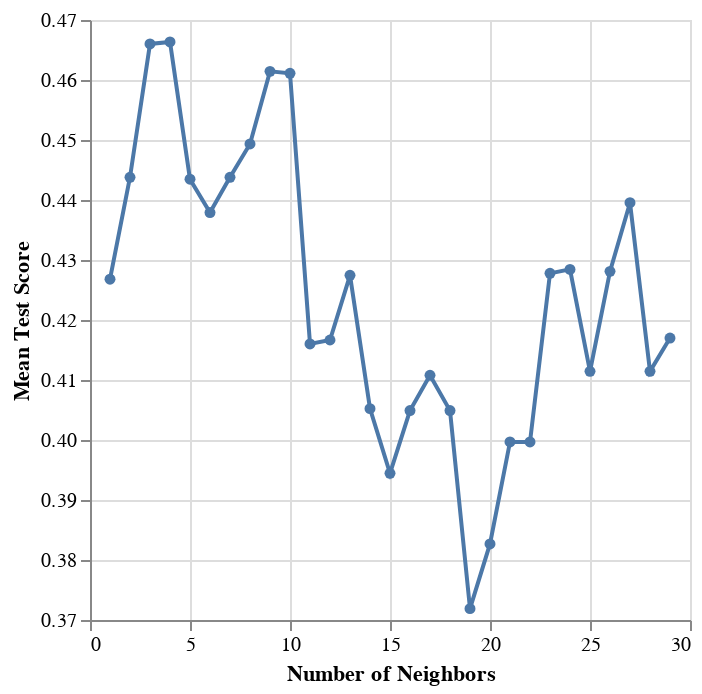

The notebook cell this image was saved under:
### Code cell
cross_val_plot = alt.Chart(accuracies_grid).mark_line(point=True).encode(
    x=alt.X("param_kneighborsclassifier__n_neighbors").title("Number of Neighbors").scale(zero=False),
    y=alt.Y("mean_test_score").title("Mean Test Score").scale(zero=False))

cross_val_plot

### Figure 1 — Vega specification as saved in the notebook (floating-point values rounded to 4 significant figures)
{"$schema": "https://vega.github.io/schema/vega/v5.json", "data": [{"name": "source_0", "values": [{"mean_test_score": 0.4268, "param_kneighborsclassifier__n_neighbors": 1}, {"mean_test_score": 0.4438, "param_kneighborsclassifier__n_neighbors": 2}, {"mean_test_score": 0.466, "param_kneighborsclassifier__n_neighbors": 3}, {"mean_test_score": 0.4663, "param_kneighborsclassifier__n_neighbors": 4}, {"mean_test_score": 0.4435, "param_kneighborsclassifier__n_neighbors": 5}, {"mean_test_score": 0.4379, "param_kneighborsclassifier__n_neighbors": 6}, {"mean_test_score": 0.4438, "param_kneighborsclassifier__n_neighbors": 7}, {"mean_test_score": 0.4493, "param_kneighborsclassifier__n_neighbors": 8}, {"mean_test_score": 0.4614, "param_kneighborsclassifier__n_neighbors": 9}, {"mean_test_score": 0.4611, "param_kneighborsclassifier__n_neighbors": 10}, {"mean_test_score": 0.416, "param_kneighborsclassifier__n_neighbors": 11}, {"mean_test_score": 0.4167, "param_kneighborsclassifier__n_neighbors": 12}, {"mean_test_score": 0.4275, "param_kneighborsclassifier__n_neighbors": 13}, {"mean_test_score": 0.4052, "param_kneighborsclassifier__n_neighbors": 14}, {"mean_test_score": 0.3944, "param_kneighborsclassifier__n_neighbors": 15}, {"mean_test_score": 0.4049, "param_kneighborsclassifier__n_neighbors": 16}, {"mean_test_score": 0.4108, "param_kneighborsclassifier__n_neighbors": 17}, {"mean_test_score": 0.4049, "param_kneighborsclassifier__n_neighbors": 18}, {"mean_test_score": 0.3719, "param_kneighborsclassifier__n_neighbors": 19}, {"mean_test_score": 0.3827, "param_kneighborsclassifier__n_neighbors": 20}, {"mean_test_score": 0.3997, "param_kneighborsclassifier__n_neighbors": 21}, {"mean_test_score": 0.3997, "param_kneighborsclassifier__n_neighbors": 22}, {"mean_test_score": 0.4278, "param_kneighborsclassifier__n_neighbors": 23}, {"mean_test_score": 0.4284, "param_kneighborsclassifier__n_neighbors": 24}, {"mean_test_score": 0.4114, "param_kneighborsclassifier__n_neighbors": 25}, {"mean_test_score": 0.4281, "param_kneighborsclassifier__n_neighbors": 26}, {"mean_test_score": 0.4395, "param_kneighborsclassifier__n_neighbors": 27}, {"mean_test_score": 0.4114, "param_kneighborsclassifier__n_neighbors": 28}, {"mean_test_score": 0.417, "param_kneighborsclassifier__n_neighbors": 29}]}, {"name": "data_0", "values": [{"mean_test_score": 0.4268, "param_kneighborsclassifier__n_neighbors": 1}, {"mean_test_score": 0.4438, "param_kneighborsclassifier__n_neighbors": 2}, {"mean_test_score": 0.466, "param_kneighborsclassifier__n_neighbors": 3}, {"mean_test_score": 0.4663, "param_kneighborsclassifier__n_neighbors": 4}, {"mean_test_score": 0.4435, "param_kneighborsclassifier__n_neighbors": 5}, {"mean_test_score": 0.4379, "param_kneighborsclassifier__n_neighbors": 6}, {"mean_test_score": 0.4438, "param_kneighborsclassifier__n_neighbors": 7}, {"mean_test_score": 0.4493, "param_kneighborsclassifier__n_neighbors": 8}, {"mean_test_score": 0.4614, "param_kneighborsclassifier__n_neighbors": 9}, {"mean_test_score": 0.4611, "param_kneighborsclassifier__n_neighbors": 10}, {"mean_test_score": 0.416, "param_kneighborsclassifier__n_neighbors": 11}, {"mean_test_score": 0.4167, "param_kneighborsclassifier__n_neighbors": 12}, {"mean_test_score": 0.4275, "param_kneighborsclassifier__n_neighbors": 13}, {"mean_test_score": 0.4052, "param_kneighborsclassifier__n_neighbors": 14}, {"mean_test_score": 0.3944, "param_kneighborsclassifier__n_neighbors": 15}, {"mean_test_score": 0.4049, "param_kneighborsclassifier__n_neighbors": 16}, {"mean_test_score": 0.4108, "param_kneighborsclassifier__n_neighbors": 17}, {"mean_test_score": 0.4049, "param_kneighborsclassifier__n_neighbors": 18}, {"mean_test_score": 0.3719, "param_kneighborsclassifier__n_neighbors": 19}, {"mean_test_score": 0.3827, "param_kneighborsclassifier__n_neighbors": 20}, {"mean_test_score": 0.3997, "param_kneighborsclassifier__n_neighbors": 21}, {"mean_test_score": 0.3997, "param_kneighborsclassifier__n_neighbors": 22}, {"mean_test_score": 0.4278, "param_kneighborsclassifier__n_neighbors": 23}, {"mean_test_score": 0.4284, "param_kneighborsclassifier__n_neighbors": 24}, {"mean_test_score": 0.4114, "param_kneighborsclassifier__n_neighbors": 25}, {"mean_test_score": 0.4281, "param_kneighborsclassifier__n_neighbors": 26}, {"mean_test_score": 0.4395, "param_kneighborsclassifier__n_neighbors": 27}, {"mean_test_score": 0.4114, "param_kneighborsclassifier__n_neighbors": 28}, {"mean_test_score": 0.417, "param_kneighborsclassifier__n_neighbors": 29}]}], "marks": [{"type": "line", "name": "layer_0_marks", "from": {"data": "source_0"}, "sort": {"field": "x"}, "encode": {"update": {"x": {"field": "param_kneighborsclassifier__n_neighbors", "scale": "x"}, "y": {"field": "mean_test_score", "scale": "y"}, "stroke": {"value": "#4c78a8"}, "defined": {"signal": "isValid(datum[\"param_kneighborsclassifier__n_neighbors\"]) && isFinite(+datum[\"param_kneighborsclassifier__n_neighbors\"]) && isValid(datum[\"mean_test_score\"]) && isFinite(+datum[\"mean_test_score\"])"}}}, "style": ["line"]}, {"type": "symbol", "name": "layer_1_marks", "from": {"data": "data_0"}, "encode": {"update": {"y": {"field": "mean_test_score", "scale": "y"}, "fill": {"value": "#4c78a8"}, "opacity": {"value": 1}, "x": {"field": "param_kneighborsclassifier__n_neighbors", "scale": "x"}}}, "style": ["point"]}], "scales": [{"name": "x", "type": "linear", "domain": {"fields": [{"data": "source_0", "field": "param_kneighborsclassifier__n_neighbors"}, {"data": "data_0", "field": "param_kneighborsclassifier__n_neighbors"}]}, "range": [0, {"signal": "width"}], "nice": true, "zero": false}, {"name": "y", "type": "linear", "domain": {"fields": [{"data": "source_0", "field": "mean_test_score"}, {"data": "data_0", "field": "mean_test_score"}]}, "range": [{"signal": "height"}, 0], "zero": false, "nice": true}], "axes": [{"scale": "x", "ticks": false, "gridScale": "y", "grid": true, "zindex": 0, "tickCount": {"signal": "ceil(width/40)"}, "domain": false, "orient": "bottom", "labels": false, "maxExtent": 0, "aria": false, "minExtent": 0}, {"scale": "y", "ticks": false, "labels": false, "gridScale": "x", "aria": false, "zindex": 0, "maxExtent": 0, "domain": false, "grid": true, "tickCount": {"signal": "ceil(height/40)"}, "minExtent": 0, "orient": "left"}, {"scale": "x", "orient": "bottom", "labelOverlap": true, "tickCount": {"signal": "ceil(width/40)"}, "grid": false, "title": "Number of Neighbors", "labelFlush": true, "zindex": 0}, {"scale": "y", "title": "Mean Test Score", "grid": false, "labelOverlap": true, "zindex": 0, "orient": "left", "tickCount": {"signal": "ceil(height/40)"}}], "style": "cell", "height": 300, "width": 300, "padding": 5, "background": "white"}
